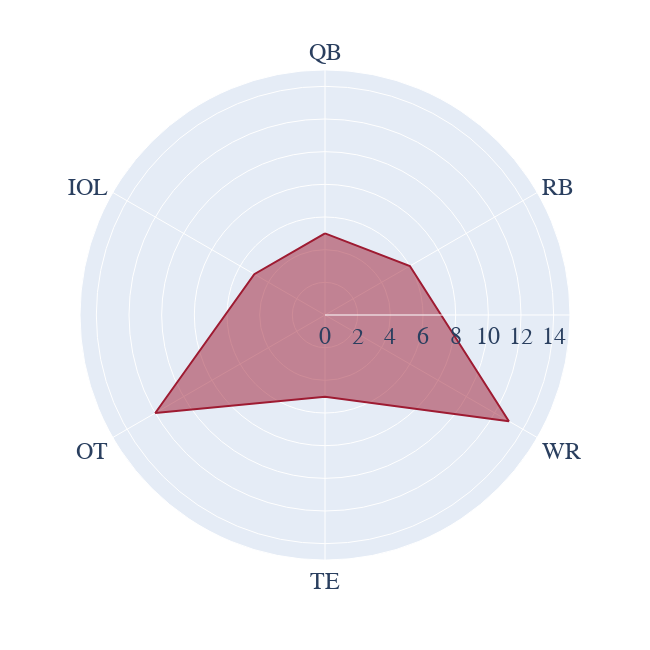

The cell this chart's notebook holds for it:
### Code cell
fig = px.line_polar(saban[saban['side'].isin(['offense'])].sort_values(by='order_side'), 
                    r='total_pct', 
                    theta='position_simple', 
                    line_close=True,
                    range_r = [0, max(saban[saban['side'].isin(['defense', 'offense'])]['total_pct'])+1],
                   color_discrete_sequence=['#9e1b32']
                   )

fig.update_traces(fill='toself')
fig.update_layout({
'plot_bgcolor': 'rgba(0, 0, 0, 0)',
'paper_bgcolor': 'rgba(0, 0, 0, 0)',
    'autosize':False,
    'width':650,
    'height':650,
    'font_size':24,
    'font_family':'Helvetica'
})
fig.write_image('../images/alabama_recruiting/saban_offense.png')
fig.show()

### Figure 1 — Plotly figure (JSON) as saved in the notebook; plotly's stock layout.template omitted (floating-point values rounded to 4 significant figures)
{"data": [{"fill": "toself", "hovertemplate": "total_pct=%{r}<br>position_simple=%{theta}<extra></extra>", "legendgroup": "", "line": {"color": "#9e1b32", "dash": "solid"}, "marker": {"symbol": "circle"}, "mode": "lines", "name": "", "r": [5, 6, 13, 5, 12, 5, 5], "showlegend": false, "subplot": "polar", "theta": ["QB", "RB", "WR", "TE", "OT", "IOL", "QB"], "type": "scatterpolar"}], "layout": {"autosize": false, "font": {"family": "Helvetica", "size": 24}, "height": 650, "legend": {"tracegroupgap": 0}, "margin": {"t": 60}, "paper_bgcolor": "rgba(0, 0, 0, 0)", "plot_bgcolor": "rgba(0, 0, 0, 0)", "polar": {"angularaxis": {"direction": "clockwise", "rotation": 90}, "domain": {"x": [0, 1], "y": [0, 1]}, "radialaxis": {"range": [0, 15]}}, "width": 650}}
